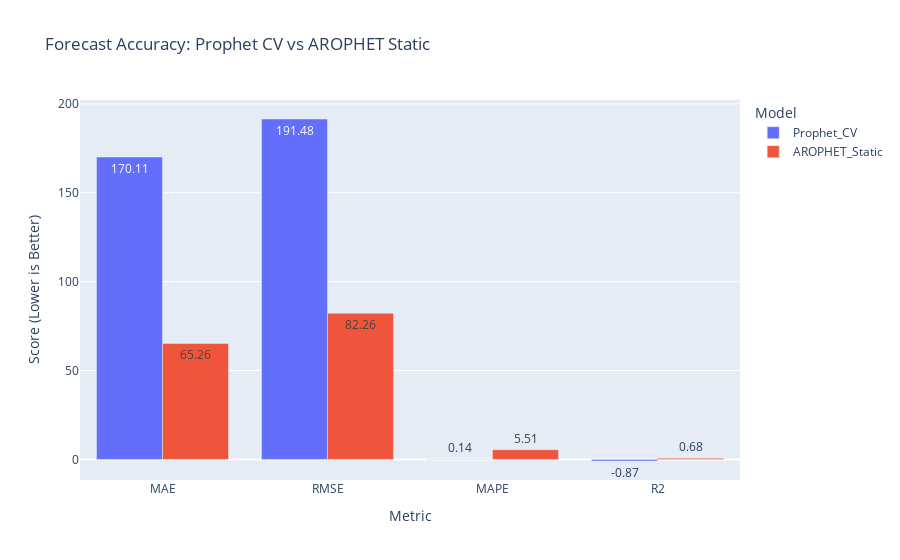

The notebook cell this image was saved under:
### Code cell
from prophet.diagnostics import cross_validation, performance_metrics
from sklearn.metrics import r2_score
import plotly.express as px
import pandas as pd

# 1. Prophet cross-validation (adjust horizon if needed)
df_cv = cross_validation(m, initial='1460 days', period='180 days', horizon='365 days')
df_p = performance_metrics(df_cv)

# 2. Calculate R2 manually
prophet_cv_r2 = r2_score(df_cv['y'], df_cv['yhat'])

# 3. Build comparison DataFrame
comparison_df = pd.DataFrame({
    'Metric': ['MAE', 'RMSE', 'MAPE', 'R2'],
    'Prophet_CV': [
        df_p['mae'].mean(),
        df_p['rmse'].mean(),
        df_p['mape'].mean(),
        prophet_cv_r2
    ],
    'AROPHET_Static': [
        accuracy_df.loc[1, 'MAE'],
        accuracy_df.loc[1, 'RMSE'],
        accuracy_df.loc[1, 'MAPE'],
        accuracy_df.loc[1, 'R2']
    ]
})

# 4. Melt for Plotly
plot_df = comparison_df.melt(id_vars='Metric', var_name='Model', value_name='Score')

# 5. Plot
fig = px.bar(
    plot_df,
    x='Metric',
    y='Score',
    color='Model',
    barmode='group',
    text_auto='.2f',
    title='Forecast Accuracy: Prophet CV vs AROPHET Static',
    labels={'Score': 'Error Metric'}
)

fig.update_layout(yaxis_title='Score (Lower is Better)', xaxis_title='Metric')
fig.show()

### Figure 1 — Plotly figure (JSON) as saved in the notebook; plotly's stock layout.template omitted (floating-point values rounded to 4 significant figures)
{"data": [{"alignmentgroup": "True", "hovertemplate": "Model=Prophet_CV<br>Metric=%{x}<br>Error Metric=%{y}<extra></extra>", "legendgroup": "Prophet_CV", "marker": {"color": "#636efa", "pattern": {"shape": ""}}, "name": "Prophet_CV", "offsetgroup": "Prophet_CV", "orientation": "v", "showlegend": true, "textposition": "auto", "texttemplate": "%{y:.2f}", "type": "bar", "x": ["MAE", "RMSE", "MAPE", "R2"], "xaxis": "x", "y": [170.1, 191.5, 0.1437, -0.8656], "yaxis": "y"}, {"alignmentgroup": "True", "hovertemplate": "Model=AROPHET_Static<br>Metric=%{x}<br>Error Metric=%{y}<extra></extra>", "legendgroup": "AROPHET_Static", "marker": {"color": "#EF553B", "pattern": {"shape": ""}}, "name": "AROPHET_Static", "offsetgroup": "AROPHET_Static", "orientation": "v", "showlegend": true, "textposition": "auto", "texttemplate": "%{y:.2f}", "type": "bar", "x": ["MAE", "RMSE", "MAPE", "R2"], "xaxis": "x", "y": [65.26, 82.26, 5.508, 0.6785], "yaxis": "y"}], "layout": {"barmode": "group", "legend": {"title": {"text": "Model"}, "tracegroupgap": 0}, "title": {"text": "Forecast Accuracy: Prophet CV vs AROPHET Static"}, "xaxis": {"anchor": "y", "domain": [0, 1], "title": {"text": "Metric"}}, "yaxis": {"anchor": "x", "domain": [0, 1], "title": {"text": "Score (Lower is Better)"}}}}
